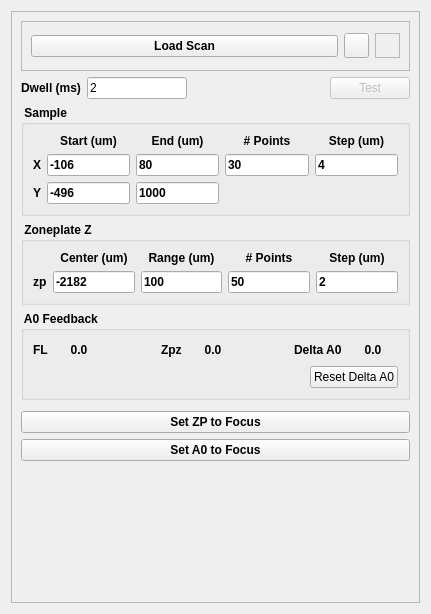
<?xml version="1.0" encoding="UTF-8"?>
<ui version="4.0">
 <class>Form</class>
 <widget class="QWidget" name="Form">
  <property name="geometry">
   <rect>
    <x>0</x>
    <y>0</y>
    <width>431</width>
    <height>614</height>
   </rect>
  </property>
  <property name="focusPolicy">
   <enum>Qt::StrongFocus</enum>
  </property>
  <property name="windowTitle">
   <string>Form</string>
  </property>
  <layout class="QVBoxLayout" name="verticalLayout">
   <item>
    <widget class="QFrame" name="frame">
     <property name="maximumSize">
      <size>
       <width>650</width>
       <height>16777215</height>
      </size>
     </property>
     <property name="frameShape">
      <enum>QFrame::StyledPanel</enum>
     </property>
     <property name="frameShadow">
      <enum>QFrame::Raised</enum>
     </property>
     <layout class="QVBoxLayout" name="verticalLayout_2">
      <item>
       <widget class="QFrame" name="loadscan_frame">
        <property name="minimumSize">
         <size>
          <width>0</width>
          <height>50</height>
         </size>
        </property>
        <property name="frameShape">
         <enum>QFrame::StyledPanel</enum>
        </property>
        <property name="frameShadow">
         <enum>QFrame::Sunken</enum>
        </property>
        <layout class="QHBoxLayout" name="horizontalLayout_3">
         <item>
          <widget class="QPushButton" name="loadScanBtn">
           <property name="font">
            <font>
             <weight>75</weight>
             <bold>true</bold>
            </font>
           </property>
           <property name="text">
            <string>Load Scan</string>
           </property>
          </widget>
         </item>
         <item>
          <widget class="QToolButton" name="helpBtn">
           <property name="minimumSize">
            <size>
             <width>25</width>
             <height>25</height>
            </size>
           </property>
           <property name="maximumSize">
            <size>
             <width>25</width>
             <height>25</height>
            </size>
           </property>
           <property name="text">
            <string/>
           </property>
           <property name="icon">
            <iconset>
             <normaloff>../../../icons/helplite.png</normaloff>../../../icons/helplite.png</iconset>
           </property>
           <property name="iconSize">
            <size>
             <width>50</width>
             <height>50</height>
            </size>
           </property>
          </widget>
         </item>
         <item>
          <widget class="QLabel" name="rtclkpic">
           <property name="maximumSize">
            <size>
             <width>25</width>
             <height>25</height>
            </size>
           </property>
           <property name="autoFillBackground">
            <bool>true</bool>
           </property>
           <property name="frameShape">
            <enum>QFrame::StyledPanel</enum>
           </property>
           <property name="text">
            <string/>
           </property>
           <property name="pixmap">
            <pixmap>../../../icons/icons8-mouse-right-click-50.png</pixmap>
           </property>
           <property name="scaledContents">
            <bool>true</bool>
           </property>
           <property name="alignment">
            <set>Qt::AlignRight|Qt::AlignTrailing|Qt::AlignVCenter</set>
           </property>
          </widget>
         </item>
        </layout>
       </widget>
      </item>
      <item>
       <layout class="QHBoxLayout" name="horizontalLayout_34">
        <item>
         <layout class="QHBoxLayout" name="horizontalLayout_35">
          <item>
           <widget class="QLabel" name="label_61">
            <property name="font">
             <font>
              <weight>75</weight>
              <bold>true</bold>
             </font>
            </property>
            <property name="text">
             <string>Dwell (ms)</string>
            </property>
            <property name="alignment">
             <set>Qt::AlignCenter</set>
            </property>
           </widget>
          </item>
          <item>
           <widget class="QLineEdit" name="dwellFld">
            <property name="minimumSize">
             <size>
              <width>100</width>
              <height>22</height>
             </size>
            </property>
            <property name="maximumSize">
             <size>
              <width>100</width>
              <height>16777215</height>
             </size>
            </property>
            <property name="text">
             <string>2</string>
            </property>
           </widget>
          </item>
         </layout>
        </item>
        <item>
         <spacer name="horizontalSpacer_7">
          <property name="orientation">
           <enum>Qt::Horizontal</enum>
          </property>
          <property name="sizeHint" stdset="0">
           <size>
            <width>40</width>
            <height>20</height>
           </size>
          </property>
         </spacer>
        </item>
        <item>
         <widget class="QPushButton" name="testBtn">
          <property name="enabled">
           <bool>false</bool>
          </property>
          <property name="text">
           <string>Test</string>
          </property>
         </widget>
        </item>
        <item>
         <layout class="QHBoxLayout" name="horizontalLayout_36"/>
        </item>
       </layout>
      </item>
      <item>
       <widget class="QGroupBox" name="groupBox">
        <property name="minimumSize">
         <size>
          <width>0</width>
          <height>100</height>
         </size>
        </property>
        <property name="font">
         <font>
          <weight>75</weight>
          <bold>true</bold>
         </font>
        </property>
        <property name="title">
         <string> Sample </string>
        </property>
        <layout class="QHBoxLayout" name="horizontalLayout_2">
         <item>
          <layout class="QGridLayout" name="gridLayout">
           <item row="0" column="1">
            <widget class="QLabel" name="label_23">
             <property name="font">
              <font>
               <weight>75</weight>
               <bold>true</bold>
              </font>
             </property>
             <property name="text">
              <string>Start (um)</string>
             </property>
             <property name="alignment">
              <set>Qt::AlignCenter</set>
             </property>
            </widget>
           </item>
           <item row="0" column="2">
            <widget class="QLabel" name="label_24">
             <property name="font">
              <font>
               <weight>75</weight>
               <bold>true</bold>
              </font>
             </property>
             <property name="text">
              <string>End (um)</string>
             </property>
             <property name="alignment">
              <set>Qt::AlignCenter</set>
             </property>
            </widget>
           </item>
           <item row="0" column="3">
            <widget class="QLabel" name="label_25">
             <property name="font">
              <font>
               <weight>75</weight>
               <bold>true</bold>
              </font>
             </property>
             <property name="text">
              <string># Points</string>
             </property>
             <property name="alignment">
              <set>Qt::AlignCenter</set>
             </property>
            </widget>
           </item>
           <item row="0" column="4">
            <widget class="QLabel" name="label_56">
             <property name="font">
              <font>
               <weight>75</weight>
               <bold>true</bold>
              </font>
             </property>
             <property name="text">
              <string>Step (um)</string>
             </property>
             <property name="alignment">
              <set>Qt::AlignCenter</set>
             </property>
            </widget>
           </item>
           <item row="1" column="0">
            <widget class="QLabel" name="label_57">
             <property name="font">
              <font>
               <weight>75</weight>
               <bold>true</bold>
              </font>
             </property>
             <property name="text">
              <string>X</string>
             </property>
            </widget>
           </item>
           <item row="1" column="1">
            <widget class="QLineEdit" name="startXFld">
             <property name="minimumSize">
              <size>
               <width>80</width>
               <height>22</height>
              </size>
             </property>
             <property name="text">
              <string>-106</string>
             </property>
            </widget>
           </item>
           <item row="1" column="2">
            <widget class="QLineEdit" name="endXFld">
             <property name="minimumSize">
              <size>
               <width>81</width>
               <height>22</height>
              </size>
             </property>
             <property name="text">
              <string>80</string>
             </property>
            </widget>
           </item>
           <item row="1" column="3">
            <widget class="QLineEdit" name="npointsXFld">
             <property name="minimumSize">
              <size>
               <width>80</width>
               <height>22</height>
              </size>
             </property>
             <property name="text">
              <string>30</string>
             </property>
            </widget>
           </item>
           <item row="1" column="4">
            <widget class="QLineEdit" name="stepXFld">
             <property name="minimumSize">
              <size>
               <width>81</width>
               <height>22</height>
              </size>
             </property>
             <property name="text">
              <string>4</string>
             </property>
            </widget>
           </item>
           <item row="2" column="0">
            <widget class="QLabel" name="label_58">
             <property name="font">
              <font>
               <weight>75</weight>
               <bold>true</bold>
              </font>
             </property>
             <property name="text">
              <string>Y</string>
             </property>
            </widget>
           </item>
           <item row="2" column="1">
            <widget class="QLineEdit" name="startYFld">
             <property name="minimumSize">
              <size>
               <width>80</width>
               <height>22</height>
              </size>
             </property>
             <property name="text">
              <string>-496</string>
             </property>
            </widget>
           </item>
           <item row="2" column="2">
            <widget class="QLineEdit" name="endYFld">
             <property name="minimumSize">
              <size>
               <width>81</width>
               <height>22</height>
              </size>
             </property>
             <property name="text">
              <string>1000</string>
             </property>
            </widget>
           </item>
          </layout>
         </item>
        </layout>
       </widget>
      </item>
      <item>
       <widget class="QGroupBox" name="groupBox_2">
        <property name="minimumSize">
         <size>
          <width>0</width>
          <height>74</height>
         </size>
        </property>
        <property name="font">
         <font>
          <weight>75</weight>
          <bold>true</bold>
         </font>
        </property>
        <property name="title">
         <string> Zoneplate Z </string>
        </property>
        <layout class="QVBoxLayout" name="verticalLayout_3">
         <item>
          <layout class="QGridLayout" name="gridLayout_9">
           <item row="0" column="1">
            <widget class="QLabel" name="label9">
             <property name="font">
              <font>
               <weight>75</weight>
               <bold>true</bold>
              </font>
             </property>
             <property name="text">
              <string>Center (um)</string>
             </property>
             <property name="alignment">
              <set>Qt::AlignCenter</set>
             </property>
            </widget>
           </item>
           <item row="0" column="2">
            <widget class="QLabel" name="label_60">
             <property name="font">
              <font>
               <weight>75</weight>
               <bold>true</bold>
              </font>
             </property>
             <property name="text">
              <string>Range (um)</string>
             </property>
             <property name="alignment">
              <set>Qt::AlignCenter</set>
             </property>
            </widget>
           </item>
           <item row="0" column="3">
            <widget class="QLabel" name="label_62">
             <property name="font">
              <font>
               <weight>75</weight>
               <bold>true</bold>
              </font>
             </property>
             <property name="text">
              <string># Points</string>
             </property>
             <property name="alignment">
              <set>Qt::AlignCenter</set>
             </property>
            </widget>
           </item>
           <item row="0" column="4">
            <widget class="QLabel" name="label_63">
             <property name="font">
              <font>
               <weight>75</weight>
               <bold>true</bold>
              </font>
             </property>
             <property name="text">
              <string>Step (um)</string>
             </property>
             <property name="alignment">
              <set>Qt::AlignCenter</set>
             </property>
            </widget>
           </item>
           <item row="1" column="0">
            <widget class="QLabel" name="label_64">
             <property name="font">
              <font>
               <weight>75</weight>
               <bold>true</bold>
              </font>
             </property>
             <property name="text">
              <string>zp</string>
             </property>
            </widget>
           </item>
           <item row="1" column="1">
            <widget class="QLineEdit" name="centerZPFld">
             <property name="minimumSize">
              <size>
               <width>79</width>
               <height>22</height>
              </size>
             </property>
             <property name="text">
              <string>-2182</string>
             </property>
            </widget>
           </item>
           <item row="1" column="4">
            <widget class="QLineEdit" name="stepZPFld">
             <property name="minimumSize">
              <size>
               <width>79</width>
               <height>22</height>
              </size>
             </property>
             <property name="text">
              <string>2</string>
             </property>
            </widget>
           </item>
           <item row="1" column="2">
            <widget class="QLineEdit" name="rangeZPFld">
             <property name="minimumSize">
              <size>
               <width>79</width>
               <height>22</height>
              </size>
             </property>
             <property name="text">
              <string>100</string>
             </property>
            </widget>
           </item>
           <item row="1" column="3">
            <widget class="QLineEdit" name="npointsZPFld">
             <property name="minimumSize">
              <size>
               <width>79</width>
               <height>22</height>
              </size>
             </property>
             <property name="text">
              <string>50</string>
             </property>
            </widget>
           </item>
          </layout>
         </item>
        </layout>
       </widget>
      </item>
      <item>
       <widget class="QGroupBox" name="groupBox_3">
        <property name="minimumSize">
         <size>
          <width>0</width>
          <height>0</height>
         </size>
        </property>
        <property name="font">
         <font>
          <weight>75</weight>
          <bold>true</bold>
         </font>
        </property>
        <property name="title">
         <string> A0 Feedback</string>
        </property>
        <layout class="QVBoxLayout" name="verticalLayout_4">
         <item>
          <layout class="QHBoxLayout" name="horizontalLayout">
           <item>
            <widget class="QLabel" name="zlabel_2">
             <property name="font">
              <font>
               <weight>75</weight>
               <bold>true</bold>
              </font>
             </property>
             <property name="toolTip">
              <string>The Focal Length feedback</string>
             </property>
             <property name="text">
              <string>FL</string>
             </property>
            </widget>
           </item>
           <item>
            <widget class="QLabel" name="flFbkLbl">
             <property name="minimumSize">
              <size>
               <width>50</width>
               <height>0</height>
              </size>
             </property>
             <property name="toolTip">
              <string>The Focal Length feedback</string>
             </property>
             <property name="text">
              <string>0.0</string>
             </property>
             <property name="alignment">
              <set>Qt::AlignCenter</set>
             </property>
            </widget>
           </item>
           <item>
            <spacer name="horizontalSpacer_3">
             <property name="orientation">
              <enum>Qt::Horizontal</enum>
             </property>
             <property name="sizeHint" stdset="0">
              <size>
               <width>13</width>
               <height>20</height>
              </size>
             </property>
            </spacer>
           </item>
           <item>
            <widget class="QLabel" name="zlabel">
             <property name="font">
              <font>
               <weight>75</weight>
               <bold>true</bold>
              </font>
             </property>
             <property name="toolTip">
              <string>The Zoneplate Z feedback</string>
             </property>
             <property name="text">
              <string>Zpz</string>
             </property>
            </widget>
           </item>
           <item>
            <widget class="QLabel" name="zpzFbkLbl">
             <property name="minimumSize">
              <size>
               <width>50</width>
               <height>0</height>
              </size>
             </property>
             <property name="toolTip">
              <string>The Zoneplate Z feedback</string>
             </property>
             <property name="text">
              <string>0.0</string>
             </property>
             <property name="alignment">
              <set>Qt::AlignCenter</set>
             </property>
            </widget>
           </item>
           <item>
            <spacer name="horizontalSpacer_2">
             <property name="orientation">
              <enum>Qt::Horizontal</enum>
             </property>
             <property name="sizeHint" stdset="0">
              <size>
               <width>17</width>
               <height>20</height>
              </size>
             </property>
            </spacer>
           </item>
           <item>
            <widget class="QLabel" name="label">
             <property name="font">
              <font>
               <weight>75</weight>
               <bold>true</bold>
              </font>
             </property>
             <property name="toolTip">
              <string>The Delta A0 value</string>
             </property>
             <property name="text">
              <string>Delta A0</string>
             </property>
            </widget>
           </item>
           <item>
            <widget class="QLabel" name="deltaA0FbkLbl">
             <property name="minimumSize">
              <size>
               <width>50</width>
               <height>0</height>
              </size>
             </property>
             <property name="toolTip">
              <string>The Delta A0 value</string>
             </property>
             <property name="text">
              <string>0.0</string>
             </property>
             <property name="alignment">
              <set>Qt::AlignCenter</set>
             </property>
            </widget>
           </item>
          </layout>
         </item>
         <item>
          <layout class="QHBoxLayout" name="horizontalLayout_4">
           <item>
            <spacer name="horizontalSpacer_4">
             <property name="orientation">
              <enum>Qt::Horizontal</enum>
             </property>
             <property name="sizeHint" stdset="0">
              <size>
               <width>40</width>
               <height>20</height>
              </size>
             </property>
            </spacer>
           </item>
           <item>
            <widget class="QPushButton" name="resetDeltaA0Btn">
             <property name="font">
              <font>
               <weight>50</weight>
               <bold>false</bold>
              </font>
             </property>
             <property name="toolTip">
              <string>Reset the Delta A0 value to 0.0</string>
             </property>
             <property name="text">
              <string>Reset Delta A0</string>
             </property>
            </widget>
           </item>
          </layout>
         </item>
        </layout>
       </widget>
      </item>
      <item>
       <spacer name="verticalSpacer_2">
        <property name="orientation">
         <enum>Qt::Vertical</enum>
        </property>
        <property name="sizeType">
         <enum>QSizePolicy::Fixed</enum>
        </property>
        <property name="sizeHint" stdset="0">
         <size>
          <width>20</width>
          <height>5</height>
         </size>
        </property>
       </spacer>
      </item>
      <item>
       <widget class="QPushButton" name="setZPtoFocusBtn">
        <property name="enabled">
         <bool>true</bool>
        </property>
        <property name="font">
         <font>
          <weight>75</weight>
          <bold>true</bold>
         </font>
        </property>
        <property name="toolTip">
         <string>Set the ZP to the discovered focus position</string>
        </property>
        <property name="text">
         <string>Set ZP to Focus</string>
        </property>
        <property name="checkable">
         <bool>false</bool>
        </property>
       </widget>
      </item>
      <item>
       <widget class="QPushButton" name="setA0toFocusBtn">
        <property name="enabled">
         <bool>true</bool>
        </property>
        <property name="font">
         <font>
          <weight>75</weight>
          <bold>true</bold>
         </font>
        </property>
        <property name="toolTip">
         <string>Change the value of A0 to satisfy theoretical focus</string>
        </property>
        <property name="text">
         <string>Set A0 to Focus</string>
        </property>
        <property name="flat">
         <bool>false</bool>
        </property>
       </widget>
      </item>
      <item>
       <spacer name="verticalSpacer">
        <property name="orientation">
         <enum>Qt::Vertical</enum>
        </property>
        <property name="sizeHint" stdset="0">
         <size>
          <width>20</width>
          <height>40</height>
         </size>
        </property>
       </spacer>
      </item>
     </layout>
    </widget>
   </item>
  </layout>
 </widget>
 <resources/>
 <connections/>
</ui>
